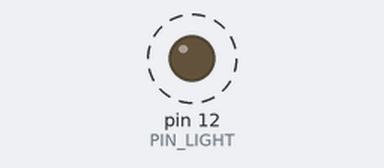
Simulated run of this sketch. Board: Arduino Uno, built with avr-gcc and run on an emulated ATmega328P. On the bench: output pins drawn as LEDs (lit = HIGH). Dashed ring = blinking.

Above: at 1.1 s.
Timing chart, 0 to 4.6 s (numbered marks = the images above):
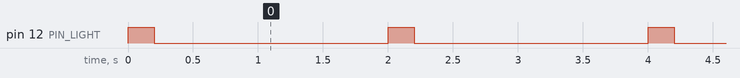

Measured:
- by itself, pin 12 (PIN_LIGHT): alternates HIGH for 0.20 s and LOW for 1.8 s

The sketch:

day-02_lights.ino
```cpp
#define PIN_LIGHT 12

void setup() {
  pinMode(PIN_LIGHT, OUTPUT);
  digitalWrite(PIN_LIGHT, HIGH);
}

void loop() {
  digitalWrite(PIN_LIGHT, HIGH);
  delay(200);
  digitalWrite(PIN_LIGHT, LOW);
  delay(1800);
}
```
